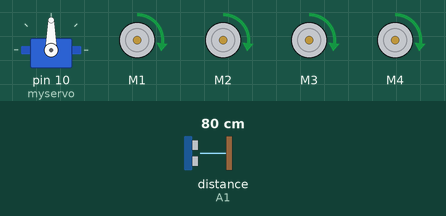
Simulated run of this sketch. Board: Arduino Uno, built with avr-gcc and run on an emulated ATmega328P. On the bench: servo, 4 × DC motor (green arrow = forward, orange = backward, longer = faster). The inputs (shaded band) are chosen by the test bench; at power-on: distance to the obstacle (sensor on A1) 80 cm. The echo pulse lasts 58.3 µs per cm.

Above: at 1.31 s.
2.3 s: distance to the obstacle (sensor on A1) set to 2 cm
At 6.2 s:
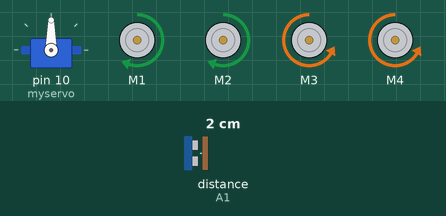
6.5 s: distance to the obstacle (sensor on A1) set to 26 cm
10.7 s: distance to the obstacle (sensor on A1) set to 32 cm
At 13.5 s:
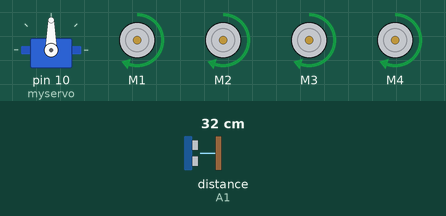
19.1 s: distance to the obstacle (sensor on A1) set to 4 cm
At 21.7 s:
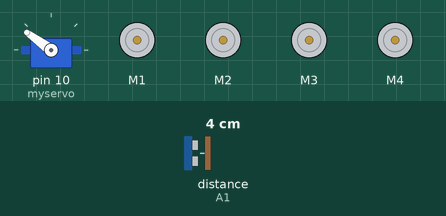
23.3 s: distance to the obstacle (sensor on A1) set to 35 cm
At 25.1 s:
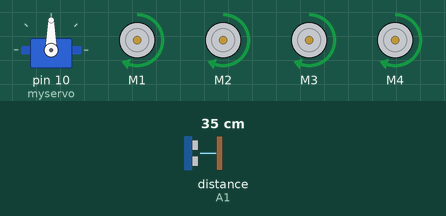
Timing chart, 0 to 75.0 s (numbered marks = the images above; inputs shaded):
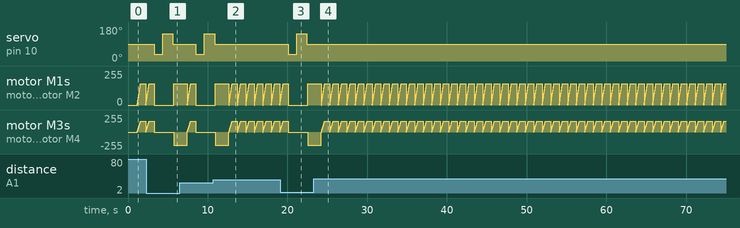

The sketch:

obstacle_avoiding_car.ino
```cpp
#include <AFMotor.h>       // Adafruit Motor Shield library
#include <Servo.h>         // Servo Motor library
#include <NewPing.h>       // Ultrasonic sensor library

// Pin definitions for the Ultrasonic Sensor
#define TRIG_PIN A0        // TRIG pin for ultrasonic sensor
#define ECHO_PIN A1        // ECHO pin for ultrasonic sensor

// Constants for the robot behavior
#define MAX_DISTANCE 300   // Maximum distance the ultrasonic sensor can measure (in cm)
#define MAX_SPEED 160      // Maximum speed of DC traction motors (scaled for power saving)
#define MAX_SPEED_OFFSET 40 // Offset to allow for motor power differences
#define COLL_DIST 30       // Collision distance threshold (in cm) to stop and reverse
#define TURN_DIST (COLL_DIST + 20) // Threshold to veer away from obstacles

// Initialize the ultrasonic sensor
NewPing sonar(TRIG_PIN, ECHO_PIN, MAX_DISTANCE);

// Create motors using the Adafruit Motor Shield library (Motor 1-4)
AF_DCMotor leftMotor1(1, MOTOR12_1KHZ); // Motor 1 on M1 output
AF_DCMotor leftMotor2(2, MOTOR12_1KHZ); // Motor 2 on M2 output
AF_DCMotor rightMotor1(3, MOTOR34_1KHZ); // Motor 3 on M3 output
AF_DCMotor rightMotor2(4, MOTOR34_1KHZ); // Motor 4 on M4 output

Servo myservo;  // Create servo object to control the servo motor

// Variables to store sensor data
int leftDistance, rightDistance;
int curDist = 0;
String motorSet = "";
int speedSet = 0;

void setup() {
  myservo.attach(10);  // Attach servo to pin 10
  myservo.write(90);   // Initial servo position (90 degrees facing forward)
  delay(1000);         // Wait for one second
}

void loop() {
  myservo.write(90);   // Move servo to 90 degrees (forward)
  delay(90);            // Small delay before reading distance

  curDist = readPing(); // Read the distance from the ultrasonic sensor
  if (curDist < COLL_DIST) {
    changePath();       // If an obstacle is detected, change path
  }
  moveForward();        // Move forward if no obstacle detected
  delay(500);           // Wait for 500 ms
}

void changePath() {
  moveStop();           // Stop movement
  myservo.write(36);    // Move servo to check the right
  delay(500);
  rightDistance = readPing(); // Get the distance to the right
  delay(500);

  myservo.write(144);   // Move servo to check the left
  delay(700);
  leftDistance = readPing(); // Get the distance to the left
  delay(500);

  myservo.write(90);    // Return servo to center
  delay(100);

  compareDistance();    // Compare left and right distances to determine the best path
}

void compareDistance() {
  // If left side is less obstructed, turn left; if right side is less obstructed, turn right
  if (leftDistance > rightDistance) {
    turnLeft();
  } else if (rightDistance > leftDistance) {
    turnRight();
  } else {  // If both sides are equally blocked, turn around
    turnAround();
  }
}

int readPing() {
  delay(70);            // Delay before reading sensor
  unsigned int uS = sonar.ping(); // Read the ultrasonic sensor
  int cm = uS / US_ROUNDTRIP_CM;  // Convert the sensor reading to cm
  return cm;
}

void moveStop() {
  // Stop all motors
  leftMotor1.run(RELEASE);
  leftMotor2.run(RELEASE);
  rightMotor1.run(RELEASE);
  rightMotor2.run(RELEASE);
}

void moveForward() {
  motorSet = "FORWARD"; // Set motor direction to forward
  leftMotor1.run(FORWARD);
  leftMotor2.run(FORWARD);
  rightMotor1.run(FORWARD);
  rightMotor2.run(FORWARD);

  // Gradually increase speed to avoid quick battery drain
  for (speedSet = 0; speedSet < MAX_SPEED; speedSet += 2) {
    leftMotor1.setSpeed(speedSet);
    leftMotor2.setSpeed(speedSet);
    rightMotor1.setSpeed(speedSet);
    rightMotor2.setSpeed(speedSet);
    delay(5);
  }
}

void moveBackward() {
  motorSet = "BACKWARD"; // Set motor direction to backward
  leftMotor1.run(BACKWARD);
  leftMotor2.run(BACKWARD);
  rightMotor1.run(BACKWARD);
  rightMotor2.run(BACKWARD);

  // Gradually increase speed
  for (speedSet = 0; speedSet < MAX_SPEED; speedSet += 2) {
    leftMotor1.setSpeed(speedSet);
    leftMotor2.setSpeed(speedSet);
    rightMotor1.setSpeed(speedSet);
    rightMotor2.setSpeed(speedSet);
    delay(5);
  }
}

void turnRight() {
  motorSet = "RIGHT";   // Turn right
  leftMotor1.run(FORWARD);
  leftMotor2.run(FORWARD);
  rightMotor1.run(BACKWARD);
  rightMotor2.run(BACKWARD);
  rightMotor1.setSpeed(speedSet + MAX_SPEED_OFFSET);
  rightMotor2.setSpeed(speedSet + MAX_SPEED_OFFSET);
  delay(1500); // Turn right for 1500 ms

  // Go forward after turning
  motorSet = "FORWARD";
  leftMotor1.run(FORWARD);
  leftMotor2.run(FORWARD);
  rightMotor1.run(FORWARD);
  rightMotor2.run(FORWARD);
}

void turnLeft() {
  motorSet = "LEFT";    // Turn left
  leftMotor1.run(BACKWARD);
  leftMotor2.run(BACKWARD);
  rightMotor1.run(FORWARD);
  rightMotor2.run(FORWARD);
  leftMotor1.setSpeed(speedSet + MAX_SPEED_OFFSET);
  leftMotor2.setSpeed(speedSet + MAX_SPEED_OFFSET);
  delay(1500); // Turn left for 1500 ms

  // Go forward after turning
  motorSet = "FORWARD";
  leftMotor1.run(FORWARD);
  leftMotor2.run(FORWARD);
  rightMotor1.run(FORWARD);
  rightMotor2.run(FORWARD);
}

void turnAround() {
  motorSet = "TURN AROUND";  // Turn around
  leftMotor1.run(FORWARD);
  leftMotor2.run(FORWARD);
  rightMotor1.run(BACKWARD);
  rightMotor2.run(BACKWARD);
  rightMotor1.setSpeed(speedSet + MAX_SPEED_OFFSET);
  rightMotor2.setSpeed(speedSet + MAX_SPEED_OFFSET);
  delay(1700); // Turn around for 1700 ms

  // Go forward after turning
  motorSet = "FORWARD";
  leftMotor1.run(FORWARD);
  leftMotor2.run(FORWARD);
  rightMotor1.run(FORWARD);
  rightMotor2.run(FORWARD);
}
```

Measured:
- the behaviour switches between 29 and 30 cm on distance to the obstacle (sensor on A1) (found by bisection; images 1 and 2)
- after the input at 2.3 s, servo on pin 10 (myservo): 90° → 36° after 1.0 s, → 144° 1.1 s later, → 90° 1.3 s later
- after the input at 10.7 s, servo on pin 10 (myservo): goes on until 10.8 s, then stays 90°
- after the input at 19.1 s, servo on pin 10 (myservo): 90° → 36° after 1.0 s, → 144° 1.1 s later, → 90° 1.3 s later
- after the input at 23.3 s, servo on pin 10 (myservo): stops changing and stays 90°
- by itself, motor M1–4: ramps from stopped to forward 158/255 and jumps back, once every 1.1 s
